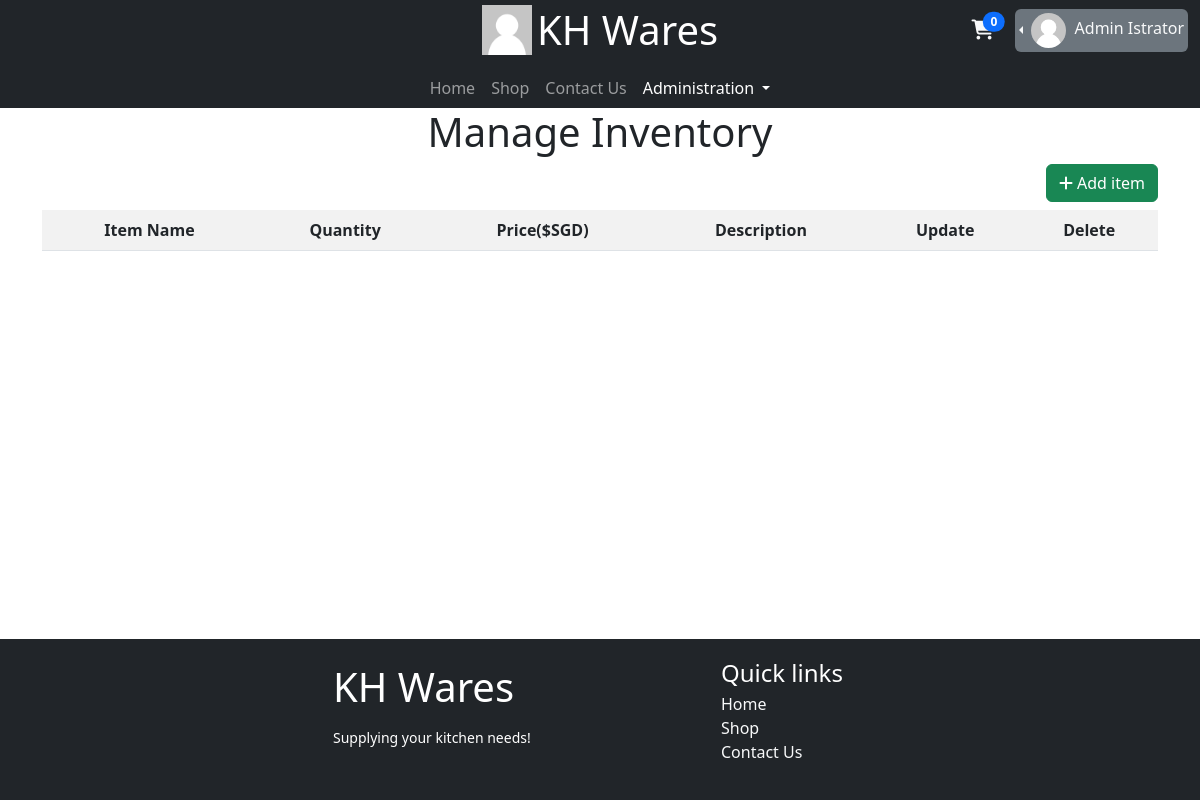
/ManageInventory (signed in), run on an earlier commit of the app's database.
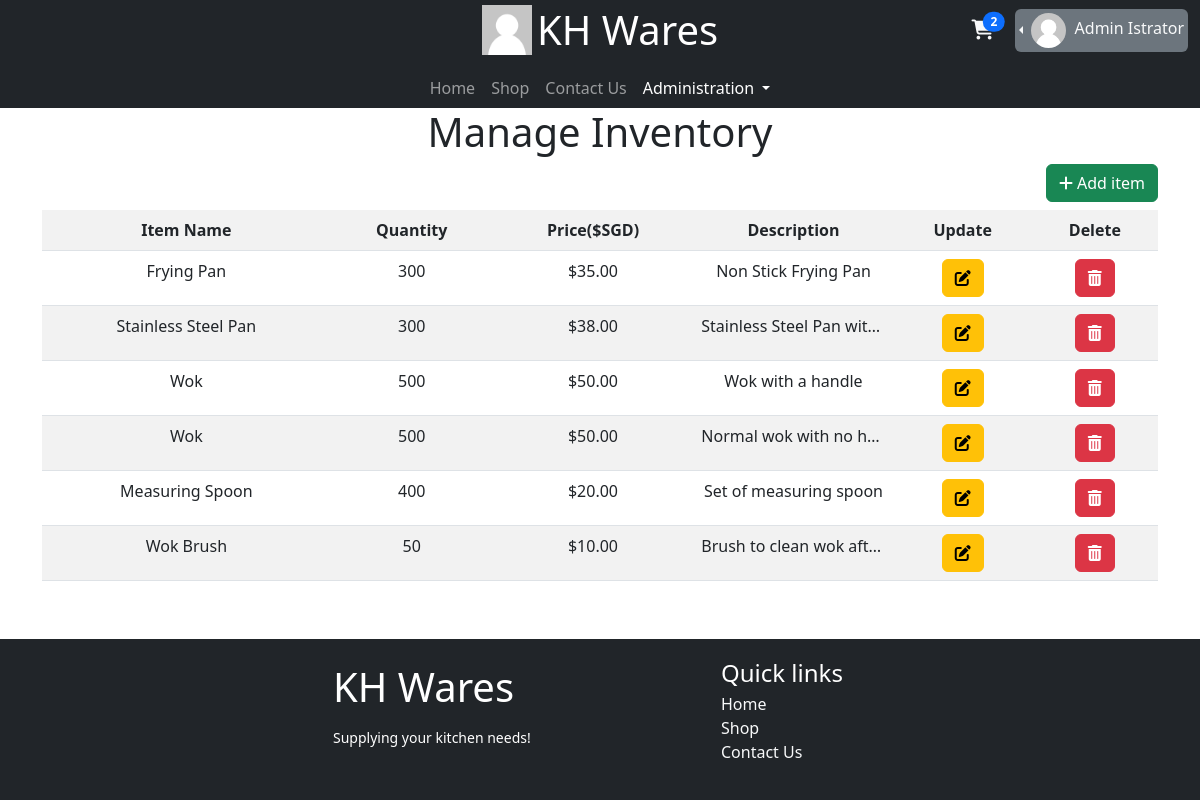
And on a later commit of the database.
### database_models/UserDBModel.py (models this page shows, shortened)
class User(db.Model, UserMixin):
    id = db.Column(db.Integer, primary_key=True)
    username = db.Column(db.String, unique=True, nullable=False)
    email = db.Column(db.String, unique=True, nullable=False)
    password = db.Column(db.String, nullable=False)
    role = db.Column(db.Integer, default=0)  # 0 - User, 1 - Employee, 2 - Admin
    cart = db.relationship("Cart", backref="user", uselist=False)
    order = db.relationship("Order", backref="user")
    f_name = db.Column(db.String, nullable=False)
    l_name = db.Column(db.String, nullable=False)
    reset_token = db.Column(db.String)
    profile_pic = db.Column(db.String, default="default.png")
    date_created = db.Column(db.DateTime(), default=func.now())
    totp_secret = db.Column(db.String)

### database_models/CartDBModel.py (models this page shows)
class Item(db.Model):
    id = db.Column(db.Integer, primary_key=True)
    cart_items = db.relationship("Cart_Item",backref="item")
    orders = db.relationship("Order_Item",backref="item")
    name = db.Column(db.String,nullable=False)
    price = db.Column(db.Float,nullable=False)
    description = db.Column(db.String)
    quantity = db.Column(db.Integer, nullable=False, default=0)
    images = db.Column(db.PickleType,default=[])
    category = db.Column(db.String)

### helper_functions.py (the view)
    def wrapper(*args,**kwargs):
        if flask_login.current_user.role < 1:
            flash_error("Permission Denied")
            return redirect(url_for("index.index"))
        else:
            return function(*args,**kwargs)

### app.py (called while the page is built)
@login_manager.user_loader
def user_loader(id):
    user = User.query.filter_by(id=id).first()
    return user

### helper_functions.py (called while the page is built)
def admin_required(function):
    def wrapper(*args,**kwargs):
        if flask_login.current_user.role < 1:
            flash_error("Permission Denied")
            return redirect(url_for("index.index"))
        else:
            return function(*args,**kwargs)
    wrapper.__name__ = function.__name__
    return wrapper

### routes/InventoryManagement.py (called while the page is built)
@blueprint.route("/ManageInventory")
@flask_login.login_required
@helper_functions.admin_required
def ManageInventory():
    item = Item.query.all()
    return render_template("inventory/InventoryManagement.html", itemsList= item)

### templates/inventory/InventoryManagement.html (shortened to what this page needs)
{% extends 'base.html' %}
{% set active_page = "admin" %}
{% set subpage = "DisplayInventory" %}
{% block main %}
<div class="container">
  <h1 class="text-center mb-0">Manage Inventory</h1>
  <a class="btn btn-success ms-auto float-end my-2" href="{{url_for('InventoryManagement.AddInventory')}}"><i class="fa fa-plus"></i> Add item</a>
  <table class="text-center table table-striped">
    <tr>
      <th>Item Name</th>
      <th>Quantity</th>
      <th>Price($SGD)</th>
      <th>Description</th>
      <th>Update</th>
      <th>Delete</th>
    </tr>
      {% for i in itemsList %}
          <tr>
              <td>{{ i.name }}</td>
              <td>{{ i.quantity }}</td>
              <td>{{ "$%.2f"|format(i.price) }}</td>
              <td class="text-truncate" style="max-width: 50px">{{ i.description }}</td>
              <td><a class="btn btn-warning" href="{{url_for('InventoryManagement.UpdateInventory', id = i.id)}}/"><i class="fas fa-edit"></i></a></td>
              <td><a class="btn btn-danger" data-bs-toggle="modal" data-bs-target="#DeleteItem"><i class="fa fa-trash"></i></a></td>
          </tr>
      {% endfor %}
  </table>
</div>
{% endblock %}

### templates/base.html (shortened to what this page needs)
<!doctype html>
<html lang="en">
<head>
    <link rel="stylesheet" href="https://cdn.jsdelivr.net/npm/bootstrap-icons@1.10.3/font/bootstrap-icons.css">
    <link href="https://cdn.jsdelivr.net/npm/bootstrap@5.2.2/dist/css/bootstrap.min.css" rel="stylesheet">
    <link rel="stylesheet" href="{{ url_for('static',filename='css/loader.css') }}">
</head>
<body class="d-flex flex-column min-vh-100">
    {% include 'includes/navbar-2.html' %}
    <main>
        {% block main %}{% endblock %}
    </main>
    <footer class="mt-auto">{% include 'includes/footer.html' %}</footer>
</body>
</html>

### templates/includes/navbar-2.html (shortened to what this page needs)
<nav class="navbar navbar-expand-lg navbar-dark bg-dark py-0">
    <div class="container-fluid d-block">
        <div class="row justify-content-center">
                <a class="col-sm-12 col-md-12 col-lg-4 text-center offset-lg-4 navbar-brand" href="{{ '#' if active_page == 'index' else url_for('index.index') }}">
                    <img src="{{ url_for('static', filename='profiles/default.png') }}" alt="" width="50" height="50" class="d-inline" >
                    <h1 class="d-inline m-0 align-middle">KH Wares</h1>
                </a>
                <div class="col-auto ms-auto my-auto">
                    {% if not current_user.is_authenticated %}
                        <a href="{{ url_for('crud.login' )}}" class="btn btn-primary align-middle" role="button">Login</a>
                        <a href="{{ url_for('crud.signup' )}}" class="btn btn-secondary align-middle" role="button">Sign Up</a>
                    {% else %}
                        <div>
                            <div class="d-inline-block me-1">
                                <a href="{{ url_for('cart.read_cart') }}" class="btn">
                                    <span class="position-relative top-0 start-100 translate-middle badge rounded-pill bg-primary" id="cart_badge">{{ current_user.cart.cart_items | length }}</span>
                                    <i class="fa-solid fa-cart-shopping text-light fa-lg"></i>
                                </a>
                            </div>
                            <div class="dropstart bg-secondary text-light p-1 rounded mt-auto d-inline-block">
                                <div class="dropdown-toggle" role="button" id="dropdownMenuLink" data-bs-toggle="dropdown">
                                    <img  src="{{url_for('static', filename='profiles/' + current_user.profile_pic)}}" height="35px" width="35px" class="rounded-circle me-1">
                                    <span class="text-light d-lg-inline-block d-none">{{ current_user.f_name }} {{ current_user.l_name }}</span>
                                </div>
                            </div>
                        </div>
                    {% endif %}
                </div>
                <div class="row pe-0">
                </div>
        </div>
        <div class="row justify-content-center">
            <div class="col-4 text-center">
                <div class="collapse navbar-collapse" id="navbarSupportedContent">
                    <ul class="navbar-nav mx-auto mb-2 mb-lg-0">
                    <li class="nav-item">
                        <a class="nav-link {{ 'active' if active_page == 'index' else '' }}" aria-current="page" href="{{ '#' if active_page == 'index' else url_for('index.index') }}">Home</a>
                    </li>
                    <li class="nav-item">
                        <a class="nav-link {{ 'active' if active_page == 'Shop' else '' }}" href="{{ url_for('Store.displayitem' )}}">Shop</a>
                    </li>
                    <li class="nav-item">
                        <a class="nav-link {{ 'active' if active_page == 'contact' else '' }}" href="{{ url_for('contact.contact_us_page') }}">Contact Us</a>
                    </li>
                    {% if current_user.is_authenticated and current_user.role >=1 %}
                        <li class="nav-item dropdown">
                            <a class="nav-link dropdown-toggle {{ 'active' if active_page == 'admin' else '' }}" href="#" id="AdminNavbarDropdown" role="button" data-bs-toggle="dropdown" aria-expanded="false">
                                Administration
                            </a>
                        </li>
                    {% endif %}
                    </ul>
                </div>
            </div>
        </div>
    </div>
  </nav>

### templates/includes/footer.html
<div class="d-flex flex-column h-100">
    <footer class="w-100 py-2 flex-shrink-0 bg-dark">
        <div class="container py-2">
            <div class="row gy-4 gx-5 justify-content-center">
                <div class="col-lg-4 col-md-6 py-2">
                    <h5 class="h1 text-white pb-2">KH Wares</h5>
                    <p class="small text-white">Supplying your kitchen needs!</p>
                </div>
                <div class="col-lg-2 col-md-6 py-1">
                    <h4 class="text-white mb-1">Quick links</h4>
                    <ul class="list-unstyled text-muted">
                        <li><a href="{{ url_for('index.index') }}" class="link-light" style="text-decoration: None">Home</a></li>
                        <li><a href="{{ url_for('Store.displayitem') }}" class="link-light" style="text-decoration: None">Shop</a></li>
                        <li><a href="{{ url_for('contact.contact_us_page') }}" class="link-light" style="text-decoration: None">Contact Us</a></li>
                    </ul>
                </div>
            </div>
        </div>
    </footer>
</div>

What changed in the data, as far as the page shows it:
added Item: name "Frying Pan", quantity "300", price "$35.00", description "Non Stick Frying Pan"
added Item: name "Stainless Steel Pan", quantity "300", price "$38.00", description "Stainless Steel Pan wit…"
added Item: name "Wok", quantity "500", price "$50.00", description "Wok with a handle"
added Item: name "Wok", quantity "500", price "$50.00", description "Normal wok with no h…"
added Item: name "Measuring Spoon", quantity "400", price "$20.00", description "Set of measuring spoon"
added Item: name "Wok Brush", quantity "50", price "$10.00", description "Brush to clean wok aft…"
Also different on the page:
{{ current_user.cart.cart_items | length }}: "0" → "2"
